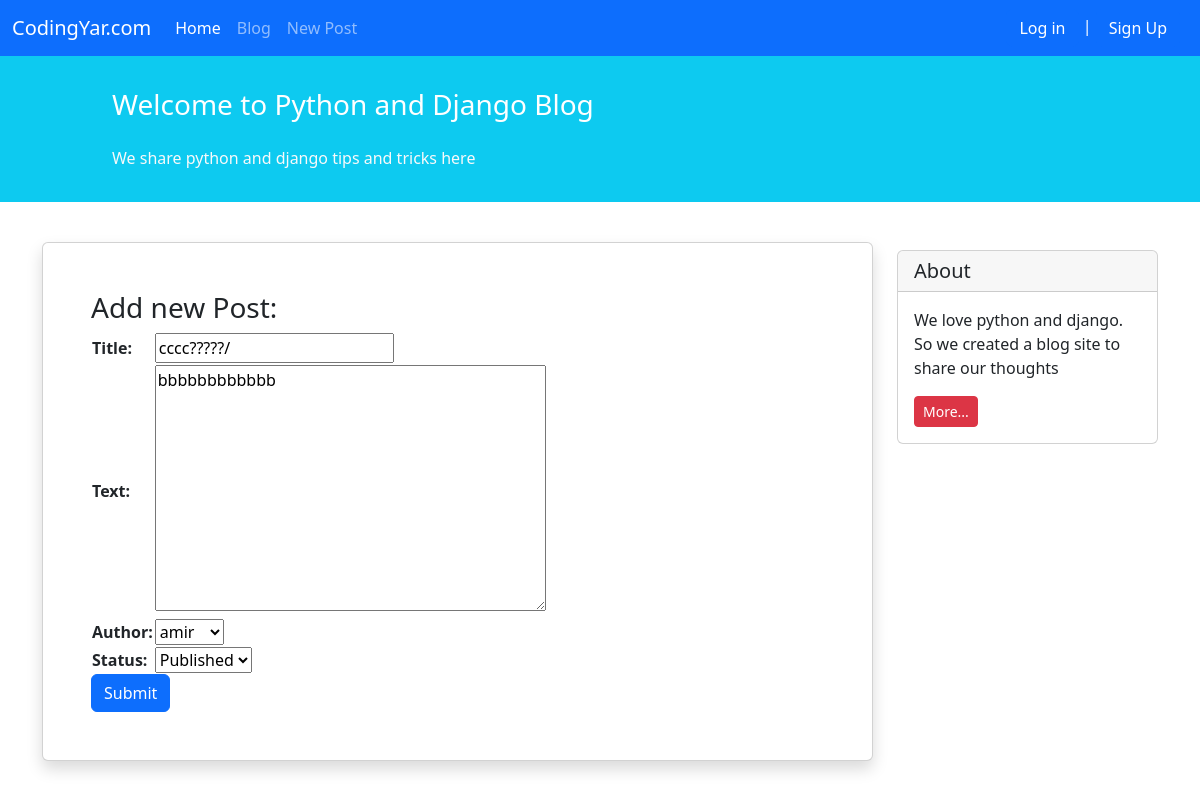
Page /blog/5/update/ on the committed database.
### blog/models.py (models this page shows, shortened)
class Post(models.Model):
    STATUS_CHOICES = (
        ('pub', 'Published'),
        ('drf', 'Draft'),
    )
    title = models.CharField(max_length=100)
    text = models.TextField()
    author = models.ForeignKey('auth.User', on_delete=models.CASCADE)
    datetime_created = models.DateTimeField(auto_now_add=True)
    datetime_modified = models.DateTimeField(auto_now=True)
    status = models.CharField(max_length=3, choices=STATUS_CHOICES)

### blog/views.py (the view)
# urls.py: path('<int:pk>/update/', views.PostUpdateView.as_view(), name='post_update'),
class PostUpdateView(generic.UpdateView):
    model = Post
    form_class = NewPostForm
    template_name = 'blog/post_create.html'

### blog/forms.py
class NewPostForm(forms.ModelForm):
    class Meta:
        model = Post
        fields = ['title', 'text', 'author', 'status']

### blog/templates/blog/post_create.html (shortened to what this page needs)
{% extends '_base.html' %}
{% block content %}
    <div class="container mt-4">
    <div class="row">
        <div class="col-9">
            <div class="card shadow my-3 p-5">
                <h3>Add new Post:</h3>
                <form method="POST">
                    <table>
                        {{ form.as_table }}
                    </table>
                    <button type="submit" class="btn btn-primary">Submit</button>
                </form>
            </div>
        </div>
        <div class="col-3">
                <div class="card my-4">
                    <h5 class="card-header">About</h5>
                    <div class="card-body">
                        <p class="card-text">We love python and django. So we created a blog site to share our
                            thoughts</p>
                        <a href="#"
                           class="btn btn-sm btn-danger">
                            More...
                        </a>
                    </div>
                </div>
        </div>
    </div>
</div>
{% endblock %}

### rows in the picture
Post: title "cccc?????/", text "bbbbbbbbbbbb", author "amir", status "Published"
